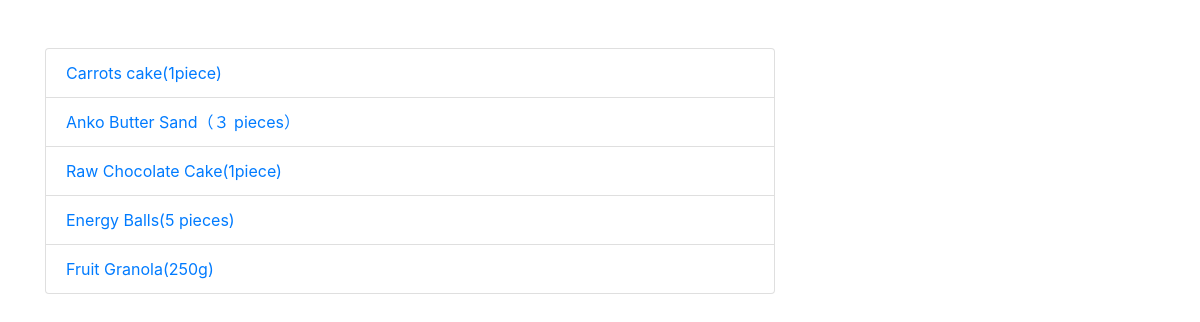
The app's page /sweets_list.php with its own data.
### tables this page shows
CREATE TABLE `sweets_list` (
  `sw_id` int(11) NOT NULL,
  `sw_type` varchar(100) NOT NULL,
  `sw_name` varchar(100) NOT NULL,
  `sw_price` varchar(100) NOT NULL,
  `sw_ingre` varchar(100) NOT NULL,
  `sw_regiday` date NOT NULL,
  `sw_status` varchar(100) NOT NULL
);

### classes/Database.php (called while the page is built, shortened)
<?php
class Database{
    private $servername = 'localhost';
    private $username = 'root';
    private $password = 'root';
    private $database_name = 'sweets_db';
    function __construct()
    {
        $this->conn = new mysqli($this->servername,$this->username,$this->password,$this->database_name);
        if($this->conn == TRUE){
            return $this->conn;
        }else{
            return FALSE;
        }
    }
}
?>

### admin_data.php (called while the page is built, shortened)
<?php
include 'classes/Sweets_order.php';
$sweetsobj = new Sweets;
?>

### classes/Sweets_order.php (called while the page is built, shortened)
<?php
include 'Database.php';
class Sweets extends Database{
    function display_sweets(){
         $sql = "SELECT * FROM sweets_list";
         $result = $this->conn->query($sql);
         if($result->num_rows > 0){
               $container = array();
            while($row = $result->fetch_assoc()){
               $container[] = $row;
         }
          return $container;
         }else{
               return FALSE;
         }
        }
  }
?>

### sweets_list.php (the view, shortened to what this page needs)
<?php
  include 'admin_data.php';
  $sweets_list = $sweetsobj->display_sweets();
?>
<!doctype html>
<html lang="en">
  <head>
    <link rel="stylesheet" href="https://stackpath.bootstrapcdn.com/bootstrap/4.3.1/css/bootstrap.min.css">
  </head>
  <body>
  <div class="container mt-5">
                <div class="row">
                    <div class="col-8">
                         <ul class="list-group">
                           <?php foreach($sweets_list as $sweets) : ?>
                               <li class="list-group-item"><a href="sweets_data.php?sw_id=<?php echo $sweets['sw_id'] ?>"><?php echo $sweets['sw_name'] ?></a></li>
                           <?php endforeach; ?>
                         </ul>
                    </div>
                    <div class="col-4">
                    </div>
                    </div>
  </body>
</html>

### records on screen
sweets_list: sw_name "Carrots cake(1piece)"
sweets_list: sw_name "Anko Butter Sand（３ pieces）"
sweets_list: sw_name "Raw Chocolate Cake(1piece)"
sweets_list: sw_name "Energy Balls(5 pieces)"
sweets_list: sw_name "Fruit Granola(250g)"
